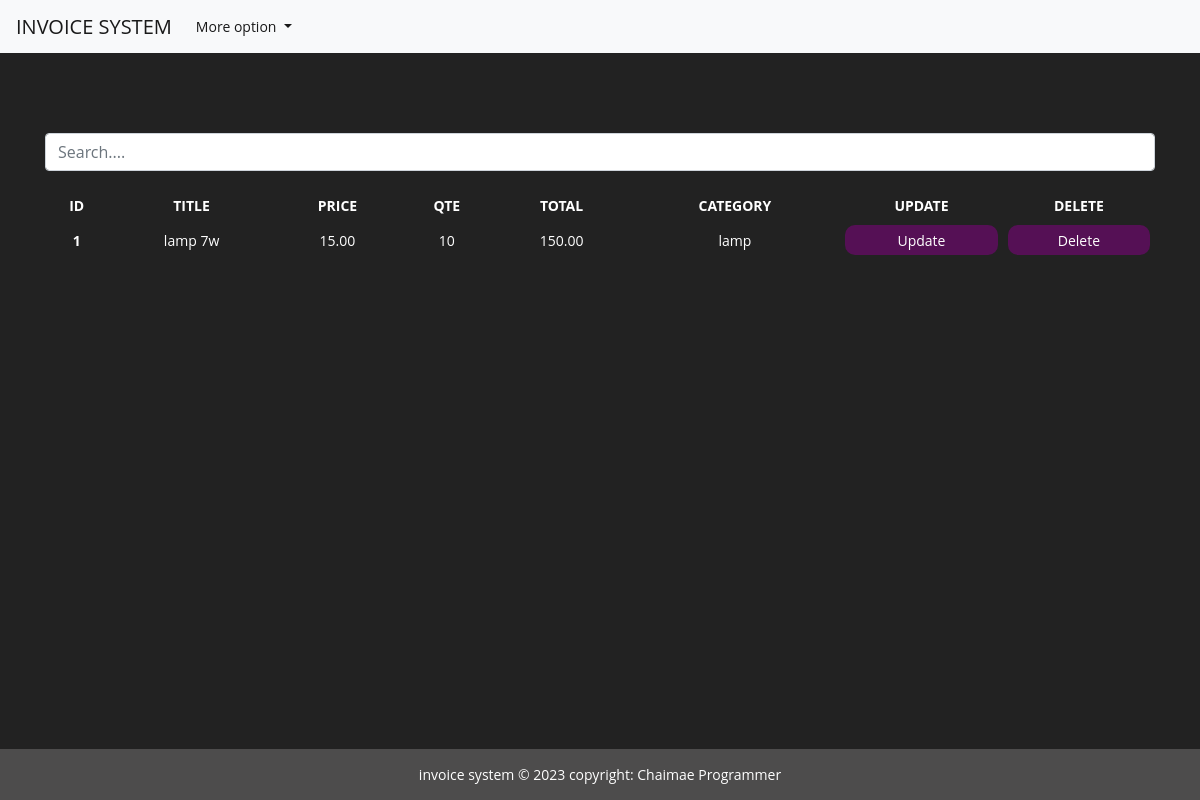
Page /consulte-Stock on the earlier database version.
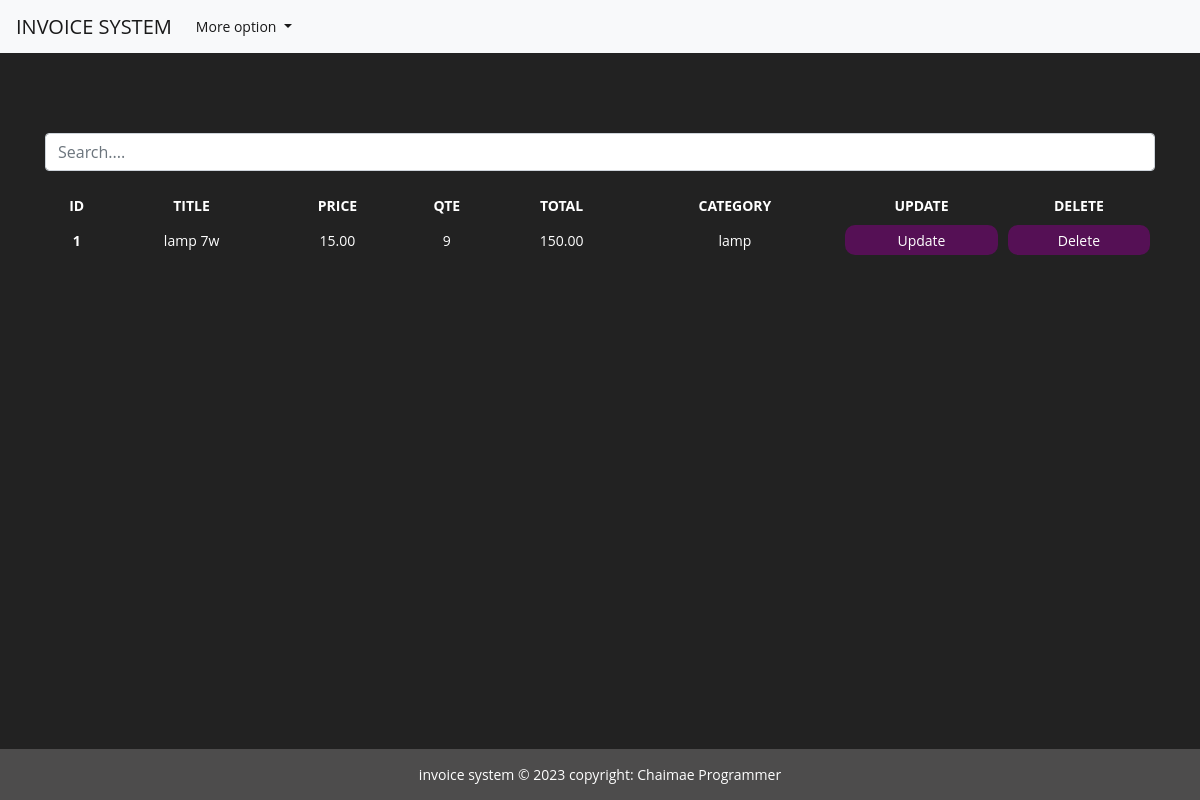
Same page on the later database version.
### stock/models.py (models this page shows, shortened)
class Produit(models.Model):
     category =models.TextField(max_length=100)
     name = models.TextField(max_length=32)
     quantity = models.IntegerField()
     price = models.DecimalField(max_digits =100 , decimal_places=2)
     total = models.DecimalField(max_digits =100 , decimal_places=2)
     class Meta:
          verbose_name ="Produit"
          verbose_name_plural ="Produits"

### stock/views.py (the view, shortened to what this page needs)
# urls.py: path('consulte-Stock', views.ConsulterStock.as_view(), name="consulte-Stock"),
class ConsulterStock(View):
    template_name = 'html/consulteStock.html'
    product = Produit.objects.all()
    context={
        'product':product
    }
    def get(self, request, *args, **kwargs):
        product = Produit.objects.all()
        self.context['product'] = product
        return render(request, self.template_name,self.context)

### stock/templates/html/consulteStock.html (shortened to what this page needs)
{% extends "html/login.html"%}
{% load static %}
{% block content %}
<!DOCTYPE html>
<html lang="en">
<head>
</head>
<body>
    <br><br><br>
       <div class="outputs">
        <div class="form-group ">
            <input id="search" class="form-control" type="text" placeholder="Search....">
        </div>
        <table>
            <thead>
            <tr>
                <th>id</th>
                <th>title</th>
                <th>price</th>
                <th> Qte</th>
                <th> Total</th>
                <th> category</th>
                <th>update</th>
                <th>delete</th>
            </tr>
           </thead>
            <tbody id="myTab">
                {% if product %}
                {% for produit in product %}
                <tr>
                <th scope="row">{{produit.pk}}</th>
                <td>{{produit.name}}</td>
                <td>{{produit.price}}</td>
                <td>{{produit.quantity}}</td>
                <td>{{produit.total}}</td>
                <td>{{produit.category}}</td>
                <form method="post" action="{% url 'up-produit' %}">
                <td><button type="submit"  data-toggle="modal" >Update</button></td>
                </form>
                <form method="post" >
                <td><button type="submit"  data-toggle="modal" > Delete</button></td>
                </form>
               </tr>
            {% endfor %}
            {% endif %}
          </tbody>
        </table>
       </div>
    </div>
</body>
</html>
{% endblock content%}

Differences in the rows shown:
changed Produit "lamp 7w": quantity "10" → "9"
